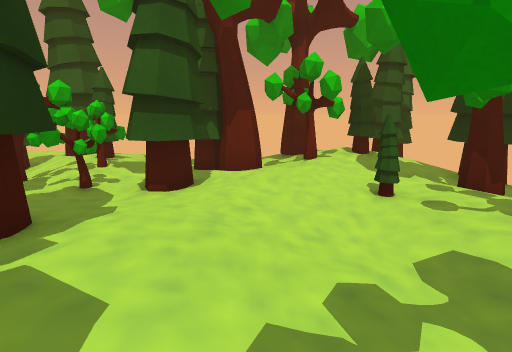
view 1 (above)

23 first-person views from a walk through a Unity game level. The camera is 1.4 m above the floor, tilts 10° down and sees 75° across. The floor is counted in squares, 1 m on a side. Each view is taken from the middle of a square. On the plan, view 1 faces up. The plan holds only what a view shows up to about 15 squares ahead; the rest is blank. The place goes on beyond the plan. The player is left out. Some animated figures are left out. Some surface patterns are stand-ins.

view 2
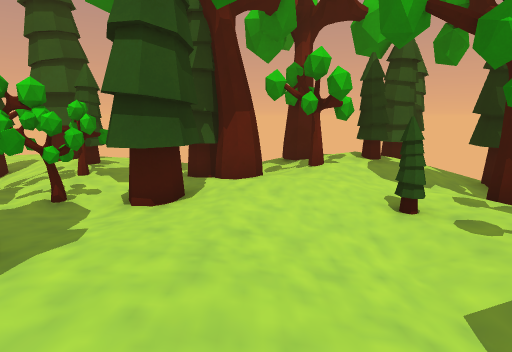

view 3
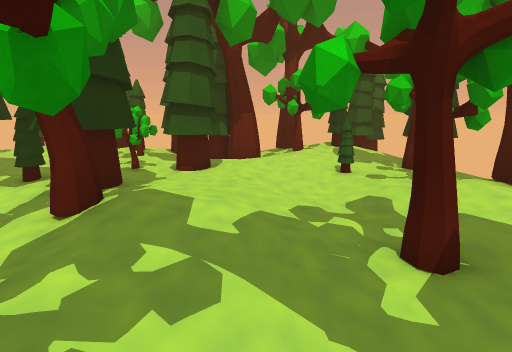

view 4
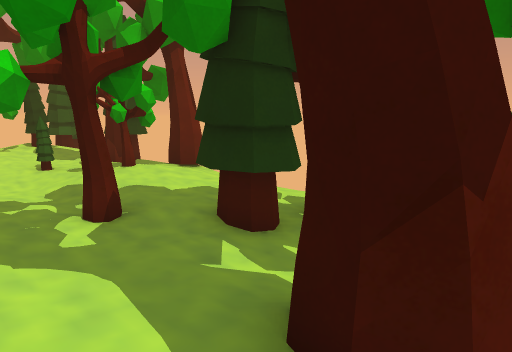

view 5
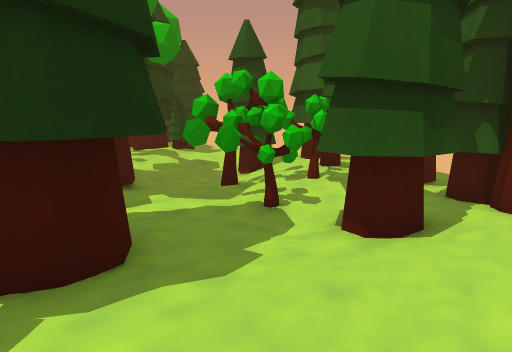

view 6
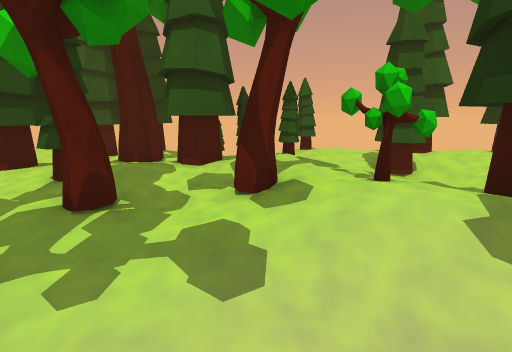

view 7
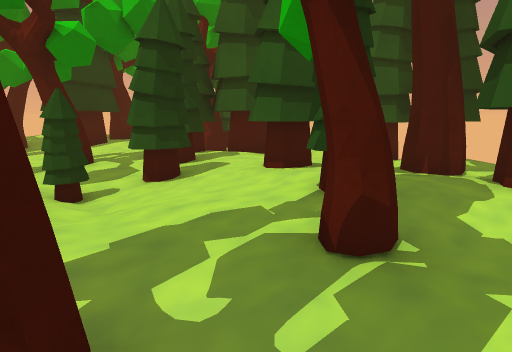

view 8
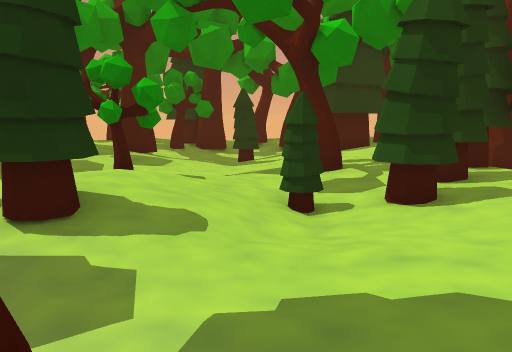

view 9
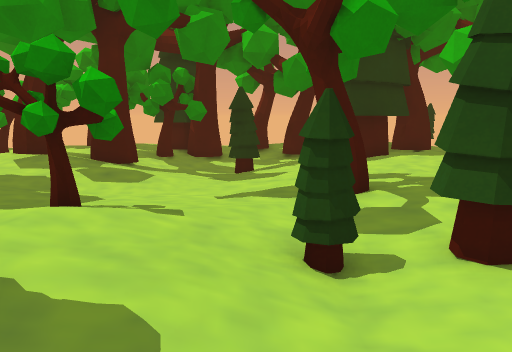

view 10
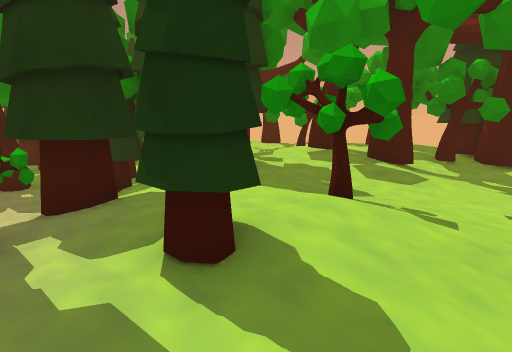

view 11
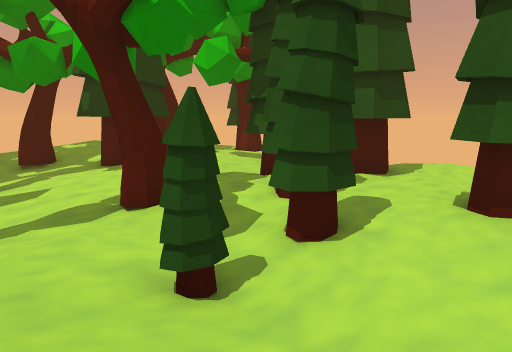

view 12
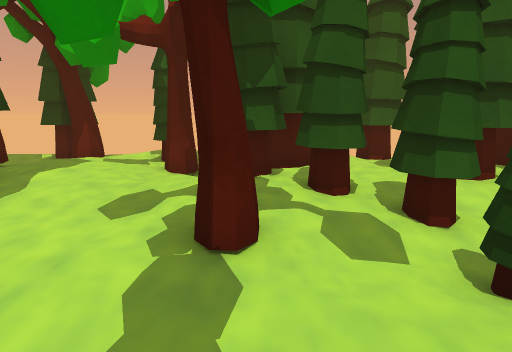

view 13
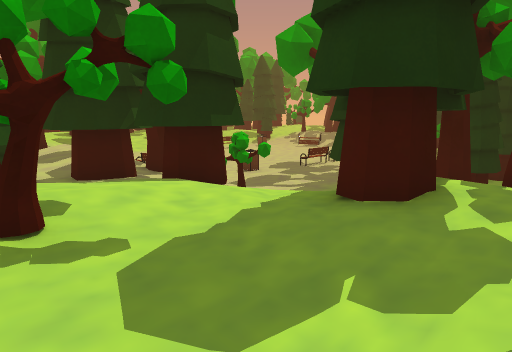

view 14
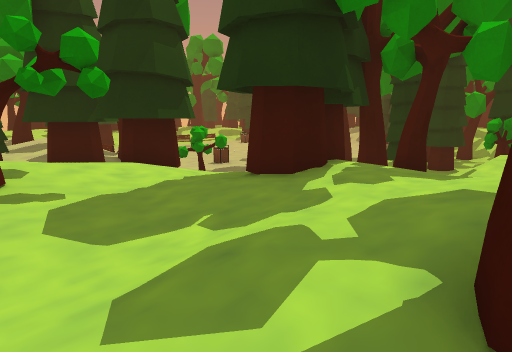

view 15
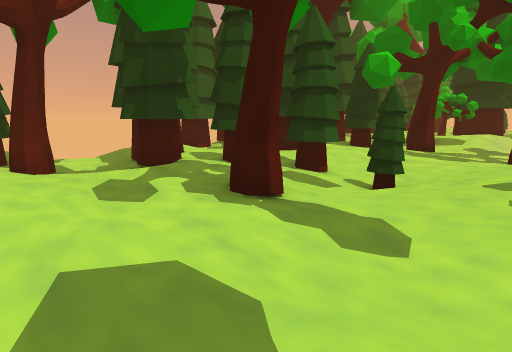

view 16
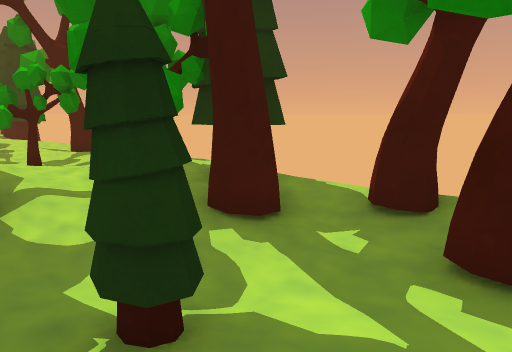

view 17
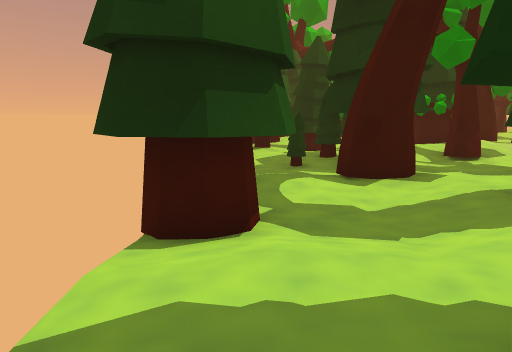

view 18
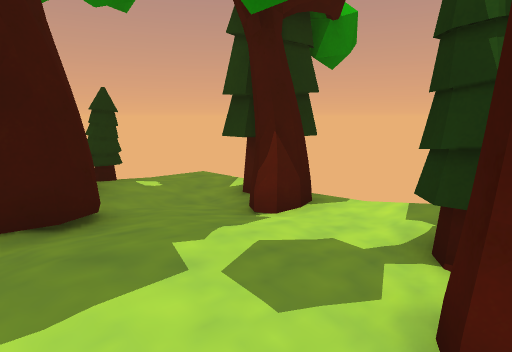

view 19
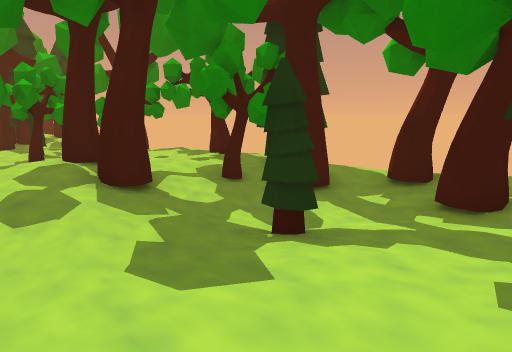

view 20
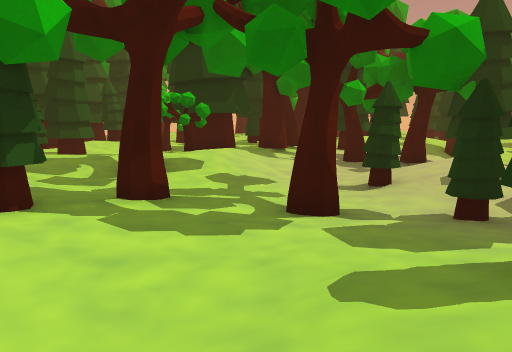

view 21
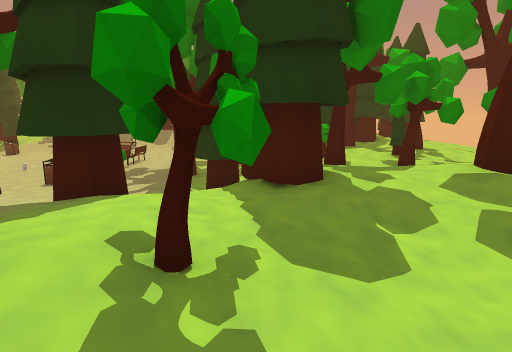

view 22
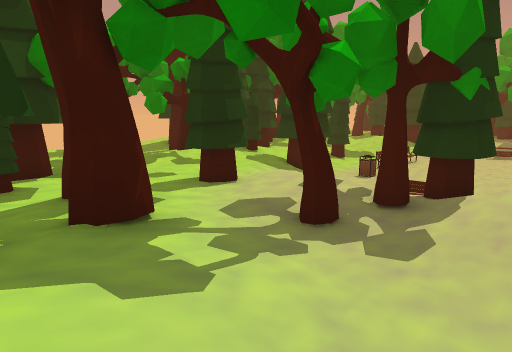

view 23
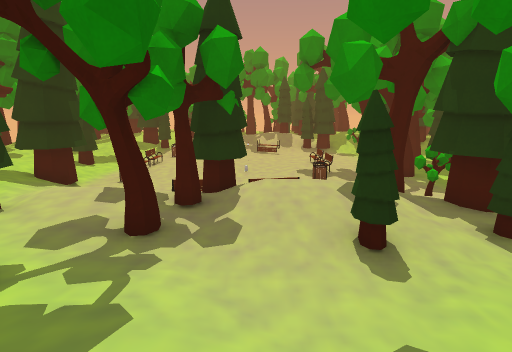

### Floor plan
Key: @ floor where view 1 was taken; # wall or solid block; x gap in a wall; . main floor; : floor 0.25 m higher than the main floor; - floor 0.25 m lower than the main floor; _ floor 0.5 m lower than the main floor; < floor 0.75 m lower than the main floor; ( floor 1 m lower than the main floor; ! floor 1.25 m lower than the main floor; / step, stairs or slope; = window, fence, low wall or low ledge; T thing the floor can be seen under or through.
Columns run from 31 left of view 1 to 7 right of it. Each row starts with its distance up from view 1.
 15    #        #
 14 --##-.x/-_/.#####    ...             #=
 13 --##--##_-/.####.--..#..           #
 12 #.--..##_###.--..-#...--###        ##
 11 ###.../#/###/--####...-##.T      ## ./
 10 =###:..-/###...####.#.-##/T   #####:/#
  9   ###.../##..###.##/://_//T   ##.:..###
  8    ##....#TT.####.-/:://_TTT ##.:..-##
  7    ##.....TTT-.##/-#:#/T TTTT##..TT.#
  6 .x-------#-TT--.#/-.:##TT==#-...-TTT #
  5 ##__-------TT--..--.:##T ==##...--T ###
  4 #___#_------//------//.# ####...--.##-x
  3 /__<___-_-.....-#----..###.##::.--//./
  2 ###/__----##:##--------.....#::/#-...
  1  ##/_/-/--##:##-#-#---#-...../:.-#...
  0  ##--#./--##:.-##-../--#.#--...@--..--
 -1  x...x/.---..#-##/.:/#/../--./#.--##--
 -2  #...#...##-#####   ##/   /-./#.--##
 -3 ###.:#:.###-###=#   ##    /..  ..--
 -4   #  ...###/ /#=#         ////  .#
 -5   ####..#### (##((         ### / #
 -6      #--#####((((((        ##/
 -7      #// ##  !!!!!!!    !((#
 -8      #-/    !(!!!=!!!!! !==(/
 -9      #./ ##!!!!!!!!!!!!    (<

Where each view was taken, in squares from view 1:
view 1: 0 up, 0 right, facing up
view 2: 1 up, 0 right, facing up
view 3: 3 down, 0 right, facing up
view 4: 5 down, 0 right, facing up-right
view 5: 3 up, 0 right, facing up-left
view 6: 1 up, 12 left, facing up
view 7: 3 up, 13 left, facing up-left
view 8: 4 up, 14 left, facing left
view 9: 4 up, 16 left, facing left
view 10: 4 up, 16 left, facing down-left
view 11: 3 up, 17 left, facing up-left
view 12: 2 up, 22 left, facing up
view 13: 2 up, 24 left, facing down-right
view 14: 2 up, 26 left, facing down-right
view 15: 2 up, 26 left, facing up-right
view 16: 6 up, 26 left, facing down-left
view 17: 13 up, 22 left, facing right
view 18: 9 up, 24 left, facing up-left
view 19: 7 up, 23 left, facing down-left
view 20: 4 up, 20 left, facing right
view 21: 4 up, 21 left, facing down
view 22: 5 up, 12 left, facing down-right
view 23: 6 up, 11 left, facing down
